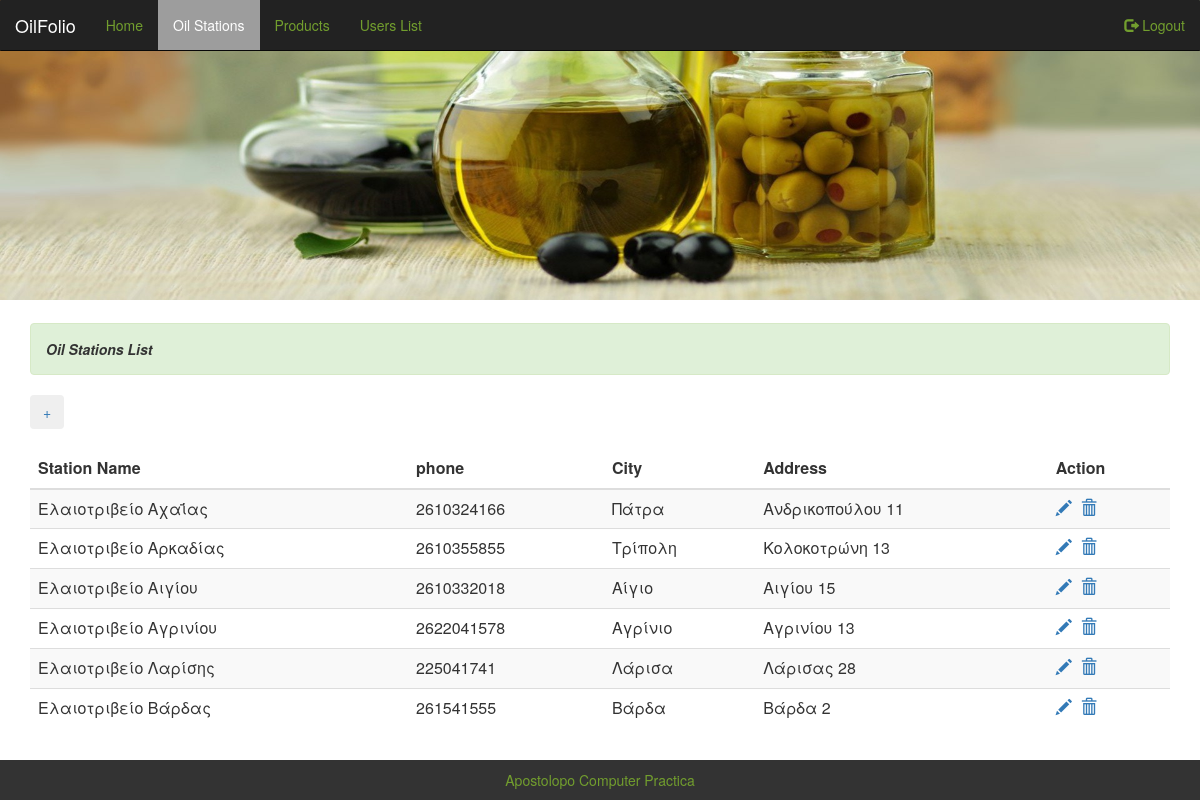
The page /oilstations.php (signed in) on the database its author committed.
### tables this page shows
CREATE TABLE IF NOT EXISTS `oil_stations` (
  `id_st` int(10) NOT NULL AUTO_INCREMENT,
  `st_name` varchar(25) NOT NULL,
  `phone` varchar(25) NOT NULL,
  `city` varchar(20) NOT NULL,
  `address` varchar(25) NOT NULL,
  `longitude` varchar(25) NOT NULL,
  `latitude` varchar(25) NOT NULL,
  PRIMARY KEY (`id_st`),
  UNIQUE KEY `st_name` (`st_name`),
  UNIQUE KEY `st_name_2` (`st_name`)
);

### oilstations.php (the view, shortened to what this page needs)
<?php
	include("up.php");
 if ((@$_SESSION['login']==1) and (@$_SESSION['type']=="admin"))
  {
	 $q2="select * from oil_stations";
	 $r2=mysqli_query($conn,$q2);
	echo
	   "           <div class=\"container\">
				  <div class=\"alert alert-success\">
				  <strong>Oil Stations List</strong>
				  </div>
				  <a href='addstation.php'><button type=\"button\" class=\"btn\">+</button></a>
				  <br><br>
	  <table class=\"table table-striped\">
		<thead>
		  <tr>
			<th>Station Name</th>
			<th>phone</th>
			<th>City</th>
			<th>Address</th>
			<th>Action</th>
		  </tr>
		 </thead>
		 <tbody>";
		 while($row1=mysqli_fetch_array($r2))
	  {
		echo "
		  <tr>
			<td>$row1[st_name]</td>
			<td>$row1[phone]</td>
			<td>$row1[city]</td>
			<td>$row1[address]</td>
			<td><a href=\"edit_station.php?id_st=$row1[id_st]\">
			  <span class=\"glyphicon glyphicon-pencil\"></span></a>&nbsp;
			<a href=\"delete_station.php?id_st=$row1[id_st]\" onclick=\"x=confirm('Do you want to delete this station?');return x;\">
			  <span class=\"glyphicon glyphicon-trash\" ></span>
			</a></td>
		  </tr> ";
	   }
	 echo "    </tbody>
				</table>
				 </div>";
}	 else
			 {
				 echo "	<div class=\"container\">
							  <div class=\"alert alert-success\">
							  <strong>Πρέπει να συνδεθείτε!!</strong>
							</div></div> ";
			 }
		 include("footer.php");
		 ?>
 </body>
</html>

### mycss.css (style rules this page uses)
.container { margin-bottom:10px; }
.alert.alert-success { margin-top:2%; color:#333; font-style:italic; }

### rows shown on the page
oil_stations: st_name "Ελαιοτριβείο Αχαΐας", phone "2610324166", city "Πάτρα", address "Ανδρικοπούλου 11"
oil_stations: st_name "Ελαιοτριβείο Αρκαδίας", phone "2610355855", city "Τρίπολη", address "Κολοκοτρώνη 13"
oil_stations: st_name "Ελαιοτριβείο Αιγίου", phone "2610332018", city "Αίγιο", address "Αιγίου 15"
oil_stations: st_name "Ελαιοτριβείο Αγρινίου", phone "2622041578", city "Αγρίνιο", address "Αγρινίου 13"
oil_stations: st_name "Ελαιοτριβείο Λαρίσης", phone "225041741", city "Λάρισα", address "Λάρισας 28"
oil_stations: st_name "Ελαιοτριβείο Βάρδας", phone "261541555", city "Βάρδα", address "Βάρδα 2"
